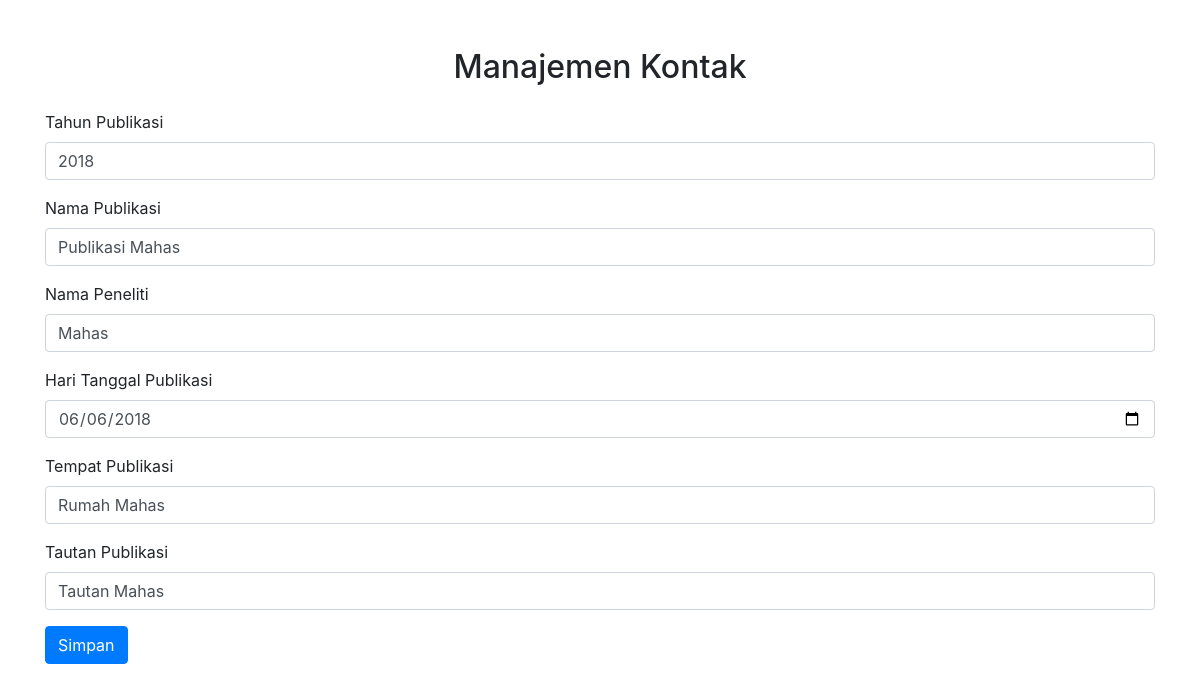
Screenshot of /peneliti/CRU/publikasi_individu_edit.php?edit=10 (signed in) with the database file from the repository.
### tables this page shows
CREATE TABLE `publikasi_peneliti_individu` (
  `id_publikasi` int(11) NOT NULL,
  `id_peneliti` int(11) DEFAULT NULL,
  `tahun_publikasi` year(4) NOT NULL,
  `nama_publikasi` varchar(255) NOT NULL,
  `nama_peneliti` varchar(255) NOT NULL,
  `hari_tanggal_publikasi` date NOT NULL,
  `tempat_publikasi` varchar(255) NOT NULL,
  `tautan_publikasi` text NOT NULL
);

### backend/peneliti_publikasi_backend.php (called while the page is built, shortened)
<?php
include(__DIR__ . '../../config/database.php');
if (isset($_GET['edit'])) {
    $id_publikasi = $_GET['edit'];
    $stmt = $pdo->prepare("SELECT * FROM publikasi_peneliti_individu WHERE id_publikasi = ?");
    $stmt->execute([$id_publikasi]);
    $row = $stmt->fetch(PDO::FETCH_ASSOC);
}

### peneliti/CRU/publikasi_individu_edit.php (the view, shortened to what this page needs)
<?php
include '../../backend/peneliti_publikasi_backend.php';
?>
<!DOCTYPE html>
<html lang="id">
<head>
    <link rel="stylesheet" href="../../trawaca_bootstrap/bootstrap.min.css">
</head>
<body>
<div class="container mt-5">
    <h2 class="text-center mb-4">Manajemen Kontak</h2>
    <form method="POST" class="mb-3">
        <div class="mb-3">
            <label for="tahun_publikasi" class="form-label">Tahun Publikasi</label>
            <input type="text" name="tahun_publikasi" class="form-control" placeholder="Tahun Publikasi"
                value="<?php echo isset($row['tahun_publikasi']) ? $row['tahun_publikasi'] : ''; ?>" required>
        </div>
        <div class="mb-3">
            <label for="nama_publikasi" class="form-label">Nama Publikasi</label>
            <input type="text" name="nama_publikasi" class="form-control" placeholder="Nama Publikasi"
                value="<?php echo isset($row['nama_publikasi']) ? $row['nama_publikasi'] : ''; ?>" required>
        </div>
        <div class="mb-3">
            <label for="nama_peneliti" class="form-label">Nama Peneliti</label>
            <input type="text" name="nama_peneliti" class="form-control" placeholder="Nama Peneliti"
                value="<?php echo isset($row['nama_peneliti']) ? $row['nama_peneliti'] : ''; ?>" required>
        </div>
        <div class="mb-3">
            <label for="hari_tanggal_publikasi" class="form-label">Hari Tanggal Publikasi</label>
        <input type="date" name="hari_tanggal_publikasi" class="form-control" placeholder="Tanggal Publikasi"
        value="<?php echo isset($row['hari_tanggal_publikasi']) ? $row['hari_tanggal_publikasi'] : ''; ?>" required>
        </div>
        <div class="mb-3">
            <label for="tempat_publikasi" class="form-label">Tempat Publikasi</label>
            <input type="text" name="tempat_publikasi" class="form-control" placeholder="Tempat Publikasi"
                value="<?php echo isset($row['tempat_publikasi']) ? $row['tempat_publikasi'] : ''; ?>" required>
        </div>
        <div class="mb-3">
            <label for="tautan_publikasi" class="form-label">Tautan Publikasi</label>
            <input type="text" name="tautan_publikasi" class="form-control" placeholder="Tautan Publikasi"
                value="<?php echo isset($row['tautan_publikasi']) ? $row['tautan_publikasi'] : ''; ?>" required>
        </div>
        <button type="submit" class="btn btn-primary">Simpan</button>
    </form>
</div>
</body>
</html>

### rows the page displays
publikasi_peneliti_individu: tahun_publikasi "2018", nama_publikasi "Publikasi Mahas", nama_peneliti "Mahas", hari_tanggal_publikasi "06/06/2018", tempat_publikasi "Rumah Mahas", tautan_publikasi "Tautan Mahas"
